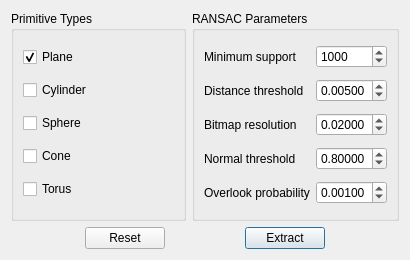
<?xml version="1.0" encoding="UTF-8"?>
<ui version="4.0">
 <class>DialogRansacPrimitiveExtraction</class>
 <widget class="QDialog" name="DialogRansacPrimitiveExtraction">
  <property name="geometry">
   <rect>
    <x>0</x>
    <y>0</y>
    <width>410</width>
    <height>260</height>
   </rect>
  </property>
  <property name="windowTitle">
   <string>RANSAC-based Primitive Extraction</string>
  </property>
  <layout class="QVBoxLayout" name="VerticalLayout">
   <item>
    <layout class="QHBoxLayout" name="horizontalLayout">
     <item>
      <widget class="QGroupBox" name="groupBoxTypes">
       <property name="title">
        <string>Primitive Types</string>
       </property>
       <layout class="QVBoxLayout" name="verticalLayout">
        <item>
         <widget class="QCheckBox" name="checkBoxPlane">
          <property name="text">
           <string>Plane</string>
          </property>
          <property name="checked">
           <bool>true</bool>
          </property>
         </widget>
        </item>
        <item>
         <widget class="QCheckBox" name="checkBoxCylinder">
          <property name="text">
           <string>Cylinder</string>
          </property>
         </widget>
        </item>
        <item>
         <widget class="QCheckBox" name="checkBoxSphere">
          <property name="text">
           <string>Sphere</string>
          </property>
         </widget>
        </item>
        <item>
         <widget class="QCheckBox" name="checkBoxCone">
          <property name="text">
           <string>Cone</string>
          </property>
         </widget>
        </item>
        <item>
         <widget class="QCheckBox" name="checkBoxTorus">
          <property name="text">
           <string>Torus</string>
          </property>
         </widget>
        </item>
       </layout>
      </widget>
     </item>
     <item>
      <widget class="QGroupBox" name="groupBoxParameters">
       <property name="title">
        <string>RANSAC Parameters</string>
       </property>
       <layout class="QGridLayout" name="gridLayout">
        <item row="0" column="0">
         <widget class="QLabel" name="label">
          <property name="text">
           <string>Minimum support</string>
          </property>
         </widget>
        </item>
        <item row="0" column="1">
         <widget class="QSpinBox" name="spinBoxMinimumSupport">
          <property name="minimum">
           <number>3</number>
          </property>
          <property name="maximum">
           <number>1000000000</number>
          </property>
          <property name="value">
           <number>1000</number>
          </property>
         </widget>
        </item>
        <item row="1" column="0">
         <widget class="QLabel" name="label_2">
          <property name="text">
           <string>Distance threshold</string>
          </property>
         </widget>
        </item>
        <item row="1" column="1">
         <widget class="QDoubleSpinBox" name="doubleSpinBoxDistanceThreshold">
          <property name="decimals">
           <number>5</number>
          </property>
          <property name="minimum">
           <double>0.000010000000000</double>
          </property>
          <property name="maximum">
           <double>1.000000000000000</double>
          </property>
          <property name="value">
           <double>0.005000000000000</double>
          </property>
         </widget>
        </item>
        <item row="2" column="0">
         <widget class="QLabel" name="label_3">
          <property name="text">
           <string>Bitmap resolution</string>
          </property>
         </widget>
        </item>
        <item row="2" column="1">
         <widget class="QDoubleSpinBox" name="doubleSpinBoxBitmapResolution">
          <property name="decimals">
           <number>5</number>
          </property>
          <property name="minimum">
           <double>0.000010000000000</double>
          </property>
          <property name="maximum">
           <double>1.000000000000000</double>
          </property>
          <property name="value">
           <double>0.020000000000000</double>
          </property>
         </widget>
        </item>
        <item row="3" column="0">
         <widget class="QLabel" name="label_4">
          <property name="text">
           <string>Normal threshold</string>
          </property>
         </widget>
        </item>
        <item row="3" column="1">
         <widget class="QDoubleSpinBox" name="doubleSpinBoxNormalThreshold">
          <property name="decimals">
           <number>5</number>
          </property>
          <property name="minimum">
           <double>0.000010000000000</double>
          </property>
          <property name="maximum">
           <double>1.000000000000000</double>
          </property>
          <property name="value">
           <double>0.800000000000000</double>
          </property>
         </widget>
        </item>
        <item row="4" column="0">
         <widget class="QLabel" name="label_5">
          <property name="text">
           <string>Overlook probability</string>
          </property>
         </widget>
        </item>
        <item row="4" column="1">
         <widget class="QDoubleSpinBox" name="doubleSpinBoxOverlookProbability">
          <property name="decimals">
           <number>5</number>
          </property>
          <property name="minimum">
           <double>0.000010000000000</double>
          </property>
          <property name="maximum">
           <double>1.000000000000000</double>
          </property>
          <property name="value">
           <double>0.001000000000000</double>
          </property>
         </widget>
        </item>
       </layout>
      </widget>
     </item>
    </layout>
   </item>
   <item>
    <layout class="QHBoxLayout" name="horizontalLayout_2">
     <item>
      <spacer name="horizontalSpacer">
       <property name="orientation">
        <enum>Qt::Horizontal</enum>
       </property>
       <property name="sizeHint" stdset="0">
        <size>
         <width>0</width>
         <height>0</height>
        </size>
       </property>
      </spacer>
     </item>
     <item>
      <widget class="QPushButton" name="pushButtonReset">
       <property name="text">
        <string>Reset</string>
       </property>
      </widget>
     </item>
     <item>
      <spacer name="horizontalSpacer_3">
       <property name="orientation">
        <enum>Qt::Horizontal</enum>
       </property>
       <property name="sizeHint" stdset="0">
        <size>
         <width>0</width>
         <height>0</height>
        </size>
       </property>
      </spacer>
     </item>
     <item>
      <widget class="QPushButton" name="pushButtonExtract">
       <property name="text">
        <string>Extract</string>
       </property>
       <property name="default">
        <bool>true</bool>
       </property>
      </widget>
     </item>
     <item>
      <spacer name="horizontalSpacer_2">
       <property name="orientation">
        <enum>Qt::Horizontal</enum>
       </property>
       <property name="sizeHint" stdset="0">
        <size>
         <width>0</width>
         <height>0</height>
        </size>
       </property>
      </spacer>
     </item>
    </layout>
   </item>
  </layout>
 </widget>
 <tabstops>
  <tabstop>checkBoxPlane</tabstop>
  <tabstop>checkBoxCylinder</tabstop>
  <tabstop>checkBoxSphere</tabstop>
  <tabstop>checkBoxCone</tabstop>
  <tabstop>checkBoxTorus</tabstop>
  <tabstop>spinBoxMinimumSupport</tabstop>
  <tabstop>doubleSpinBoxDistanceThreshold</tabstop>
  <tabstop>doubleSpinBoxBitmapResolution</tabstop>
  <tabstop>doubleSpinBoxNormalThreshold</tabstop>
  <tabstop>doubleSpinBoxOverlookProbability</tabstop>
  <tabstop>pushButtonReset</tabstop>
  <tabstop>pushButtonExtract</tabstop>
 </tabstops>
 <resources/>
 <connections/>
</ui>
